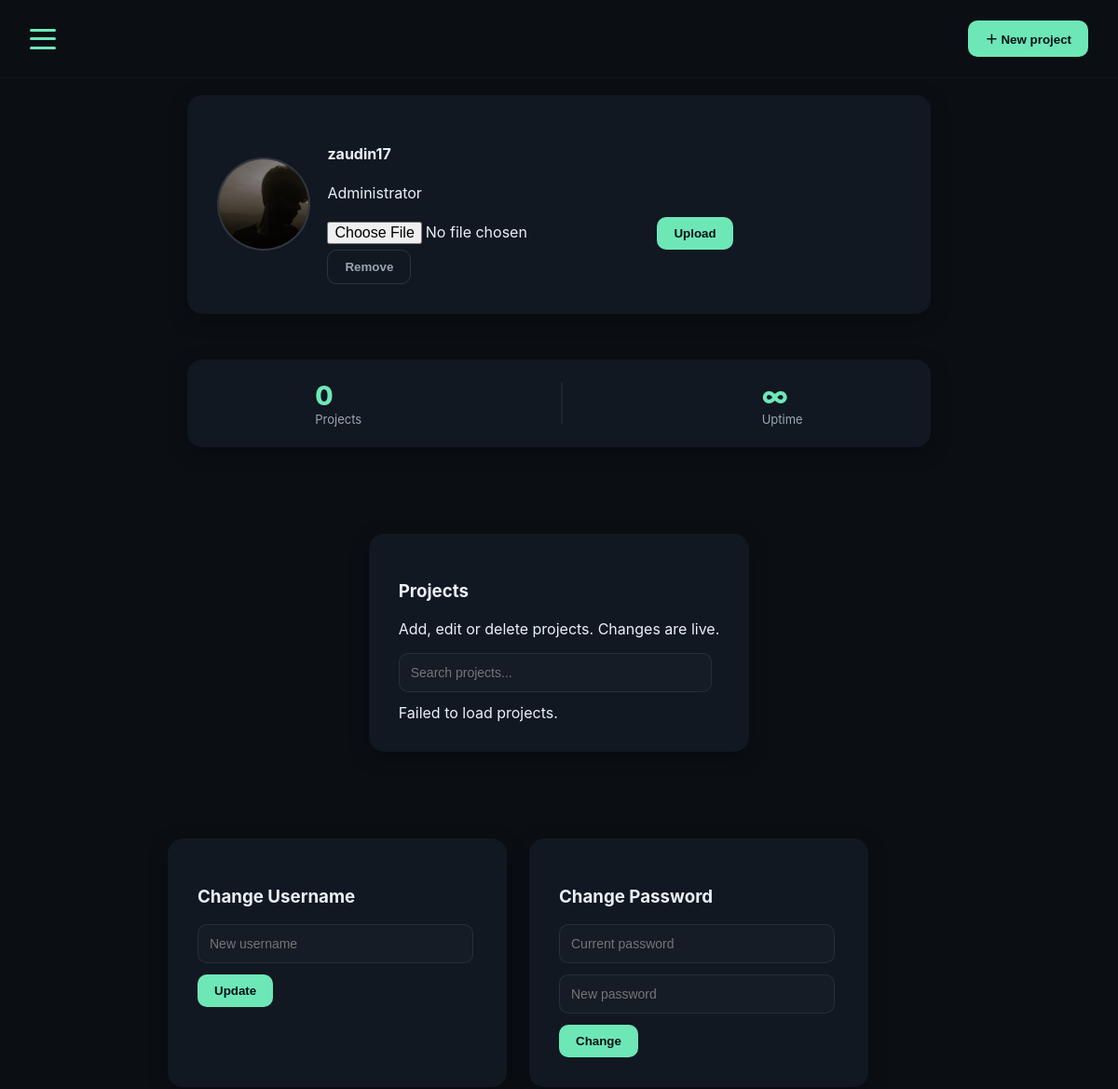
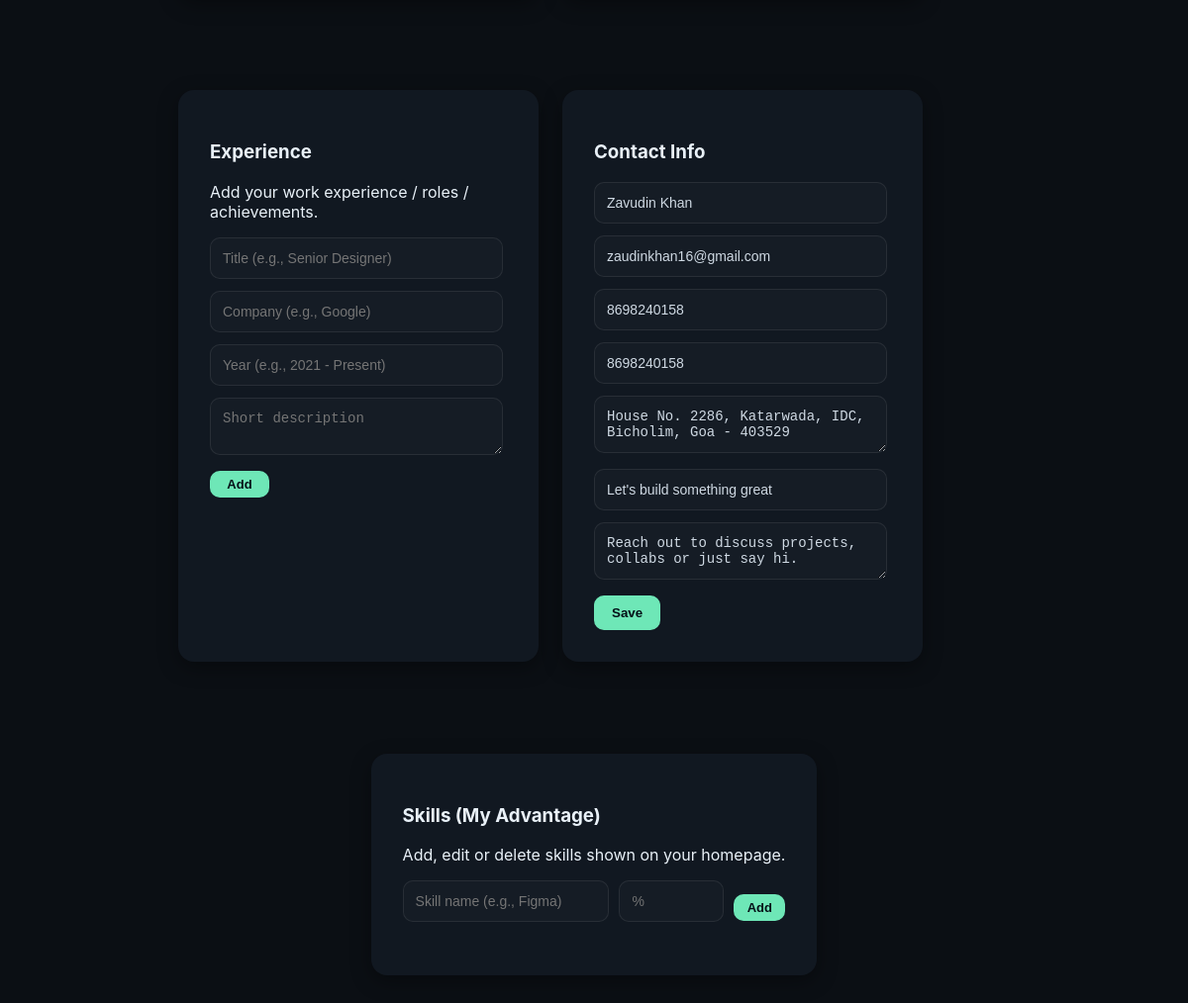
Page /admin (signed in) on the committed database (2 pictures, top to bottom).
### tables this page shows
CREATE TABLE admin (
        id INTEGER PRIMARY KEY,
        username TEXT,
        password_hash TEXT,
        pfp TEXT
    );

CREATE TABLE contact (
      id INTEGER PRIMARY KEY CHECK (id = 1),
      name TEXT,
      email TEXT,
      phone TEXT,
      whatsapp TEXT,
      address TEXT,
      hero_title TEXT,
      hero_sub TEXT
    );

### app.py (the view)
@app.route("/admin")
def admin():
    if not session.get("admin"):
        return redirect("/super-secret-login")
    skills = query_db("SELECT * FROM skills ORDER BY id ASC")
    years_row = query_db("SELECT years FROM experience WHERE id = 1", one=True)
    years = years_row["years"] if years_row else 0
    return render_template(
        "admin.html",
        skills=skills,
        years=years,
        pfp=get_admin_pfp(),
        project_count=get_project_count(),
        contact=get_contact_info()
    )

### app.py (called while the page is built)
def get_db():
    db = getattr(g, "_database", None)
    if db is None:
        DB_PATH.parent.mkdir(parents=True, exist_ok=True)
        db = g._database = sqlite3.connect(DB_PATH)
        db.row_factory = sqlite3.Row
    return db

@app.teardown_appcontext
def close_connection(exc):
    db = getattr(g, "_database", None)
    if db:
        db.close()

def query_db(query, args=(), one=False, commit=False):
    cur = get_db().execute(query, args)
    if commit:
        get_db().commit()
        cur.close()
        return None
    rows = cur.fetchall()
    cur.close()
    return (rows[0] if rows else None) if one else rows

def get_admin_pfp():
    r = query_db("SELECT pfp FROM admin WHERE id = 1", one=True)
    pfp = r["pfp"] if r and r["pfp"] else "/static/uploads/default_pfp.png"
    return pfp

def get_project_count():
    r = query_db("SELECT COUNT(*) as c FROM projects", one=True)
    return int(r["c"]) if r else 0

def get_contact_info():
    r = query_db("SELECT * FROM contact WHERE id = 1", one=True)
    return dict(r) if r else {}

### templates/admin.html (shortened to what this page needs)
<!doctype html>
<html lang="en">
<head>
<link rel="stylesheet" href="{{ url_for('static', filename='css/admin.css') }}?v=99">
</head>
<body class="dark admin-page">
<div class="admin-shell">
  <div class="admin-main">
    <header class="admin-topbar">
  <div class="hamburger" id="hamburgerBtn">
    <span></span><span></span><span></span>
  </div>
  <button id="addProjectBtn" class="btn">＋ New project</button>
</header>
    <main class="admin-content">
      <section class="admin-row">
        <div class="card profile-card">
          <div class="profile-left">
            <div class="pfp-wrap small">
              <img id="adminPfp"
                   src="{{ pfp or url_for('static', filename='uploads/default_pfp.png') }}"
                   alt="pfp">
            </div>
          </div>
          <div class="profile-right">
            <h4>{{ session.get('admin') or 'admin' }}</h4>
            <p class="muted">Administrator</p>
            <div class="profile-actions">
              <form action="/admin/upload-pfp" method="POST" enctype="multipart/form-data" style="display:flex;gap:10px;align-items:center;">
                <input type="file" name="pfp" accept="image/*" required>
                <button class="btn">Upload</button>
              </form>
              <form action="/admin/remove-pfp" method="POST">
                <button class="btn ghost">Remove</button>
              </form>
            </div>
          </div>
        </div>
<div class="card stats-clean">
  <div class="stats-item">
    <div class="stats-number">{{ project_count }}</div>
    <div class="stats-label">Projects</div>
  </div>
  <div class="stats-separator"></div>
  <div class="stats-item">
    <div class="stats-number">∞</div>
    <div class="stats-label">Uptime</div>
  </div>
</div>
      </section>
      <section id="projects" class="admin-row">
        <div class="card wide">
          <h3>Projects</h3>
          <p class="muted">Add, edit or delete projects. Changes are live.</p>
          <input id="searchProjects" placeholder="Search projects..." style="margin-bottom:12px;" />
          <div id="projectsTable" class="projects-list">
          </div>
        </div>
      </section>
<section id="settings" class="admin-row two-col">
  <div class="card setting-card">
    <h3>Change Username</h3>
    <form action="/admin/change-username" method="POST" class="form-compact">
      <input name="new_username" placeholder="New username" required>
      <button class="btn">Update</button>
    </form>
  </div>
  <div class="card setting-card">
    <h3>Change Password</h3>
    <form action="/admin/change-password" method="POST" class="form-compact">
      <input name="current_pw" type="password" placeholder="Current password" required>
      <input name="new_pw" type="password" placeholder="New password" required>
      <button class="btn">Change</button>
    </form>
  </div>
</section>
<section id="experience-contact" class="admin-row two-col">
  <div class="card setting-card">
    <h3>Experience</h3>
    <p class="muted">Add your work experience / roles / achievements.</p>
    <input id="expTitle" placeholder="Title (e.g., Senior Designer)">
    <input id="expCompany" placeholder="Company (e.g., Google)">
    <input id="expYears" placeholder="Year (e.g., 2021 - Present)">
    <textarea id="expDesc" placeholder="Short description"></textarea>
    <button class="btn small" id="addExperienceBtn">Add</button>
  </div>
  <div class="card setting-card">
    <h3>Contact Info</h3>
    <form id="adminContactForm" action="/admin/update-contact" method="POST" class="form-compact">
      <input name="name" value="{{ contact.name or '' }}" placeholder="Full name">
      <input name="email" type="email" value="{{ contact.email or '' }}" placeholder="Email">
      <input name="phone" value="{{ contact.phone or '' }}" placeholder="Phone">
      <input name="whatsapp" value="{{ contact.whatsapp or '' }}" placeholder="WhatsApp">
      <textarea name="address" placeholder="Address">{{ contact.address or '' }}</textarea>
      <input name="hero_title" value="{{ contact.hero_title or '' }}" placeholder="Hero title">
      <textarea name="hero_sub" placeholder="Hero subtitle">{{ contact.hero_sub or '' }}</textarea>
      <button class="btn" type="submit">Save</button>
    </form>
  </div>
</section>
<section id="skills" class="admin-row">
  <div class="card wide skills-section">
    <h3>Skills (My Advantage)</h3>
    <p class="muted">Add, edit or delete skills shown on your homepage.</p>
    <div style="display:flex;gap:10px;margin-top:10px;">
      <input id="skillName" placeholder="Skill name (e.g., Figma)">
      <input id="skillValue" placeholder="%" style="width:80px;">
      <button class="btn small" id="addSkillBtn">Add</button>
    </div>
  </div>
</section>
    </main>
  </div>
</div>
</body>
</html>

### static/css/admin.css (style rules this page uses)
html, body { margin: 0; padding: 0; border: none; background: #0b0f14; font-family: 'Inter', sans-serif; color: #e9f1f8; overflow-x: hidden; }
:root { --bg: #0b0f14; --card: #111821; --accent: #6ee7b7; --muted: #9aa6b2; --glass: rgba(255,255,255,0.03); }
.admin-shell { display: flex; min-height: 100vh; background: var(--bg); }
.admin-main { width: 80%; margin-left: 23%; flex: 1; display: flex; flex-direction: column; }
.admin-topbar { padding: 22px 32px; display: flex; justify-content: space-between; align-items: center; border-bottom: 1px solid rgba(255,255,255,0.04); }
.admin-content { padding: 28px 40px; display: flex; flex-direction: column; gap: 28px; width: 70%; margin: auto; align-items: center; }
.admin-row { display: flex; gap: 24px; flex-wrap: wrap; }
.card { background: var(--card); padding: 32px; border-radius: 16px; box-shadow: 0 6px 20px rgba(0,0,0,0.35); color: #e9f1f8; }
.card.wide { width: 100%; }
.profile-card { display: flex; gap: 18px; align-items: center; flex: 1; }
.pfp-wrap.small { width: 96px; height: 96px; border-radius: 50%; overflow: hidden; background: rgba(255,255,255,0.06); border: 2px solid rgba(255,255,255,0.08); display: flex; align-items: center; justify-content: center; }
#adminPfp { width: 100%; height: 100%; object-fit: cover; }
.projects-list { display: flex; flex-direction: column; gap: 16px; }
input, textarea { width: 90%; padding: 12px; border-radius: 10px; border: 1px solid rgba(255,255,255,0.08); background: rgba(255,255,255,0.02); color: #cfd9e3; margin-bottom: 12px; font-size: 14px; }
input[type="file"] { all: unset; }
.btn { padding: 10px 18px; border-radius: 10px; background: var(--accent); color: #041017; border: none; cursor: pointer; font-weight: 700; transition: 0.2s; }
.btn.ghost { background: transparent; border: 1px solid rgba(255,255,255,0.12); color: var(--muted); }
.stats-clean { width: 100%; padding: 22px 30px; border-radius: 16px; background: var(--card); display: flex; justify-content: space-around; align-items: center; }
.stats-number { font-size: 28px; font-weight: 800; color: var(--accent); }
.stats-label { font-size: 13px; color: var(--muted); }
.stats-separator { width: 2px; height: 46px; background: rgba(255,255,255,0.06); border-radius: 30px; }
.hamburger { display: none; width: 28px; height: 22px; flex-direction: column; justify-content: space-between; cursor: pointer; }
.hamburger span { height: 3px; width: 100%; background: var(--accent); border-radius: 4px; }
.hamburger { display: flex; }
.admin-main { margin-left: 0 !important; width: 100% !important; }
.admin-content { padding: 18px; }
.btn.small { padding: 6px 12px; font-size: 13px; }
.admin-content .admin-row { margin-bottom: 40px; }
.card { margin-bottom: 25px; }
.btn.small { width: 20%; margin: auto; }
.two-col { display: flex; flex-wrap: wrap; gap: 24px; }
.setting-card { flex: 1; min-width: 300px; max-width: 30%; }

### rows in the picture
admin: username "zaudin17"
contact: name "Zavudin Khan", email "zaudinkhan16@gmail.com", phone "8698240158", whatsapp "8698240158", address "House No. 2286, Katarwada, IDC, Bicholim, Goa - 403529", hero_title "Let's build something great", hero_sub "Reach out to discuss projects, collabs or just say hi."

### other values in the picture
{{ project_count }} "0"
